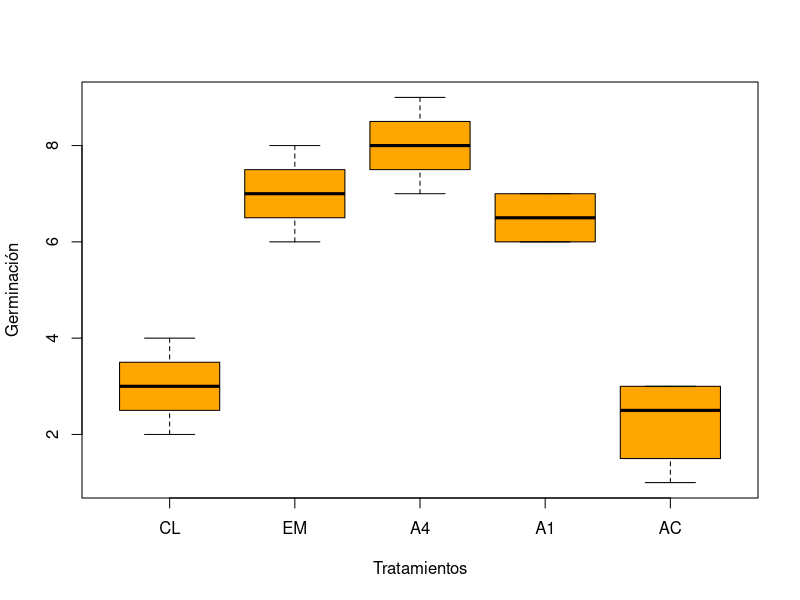
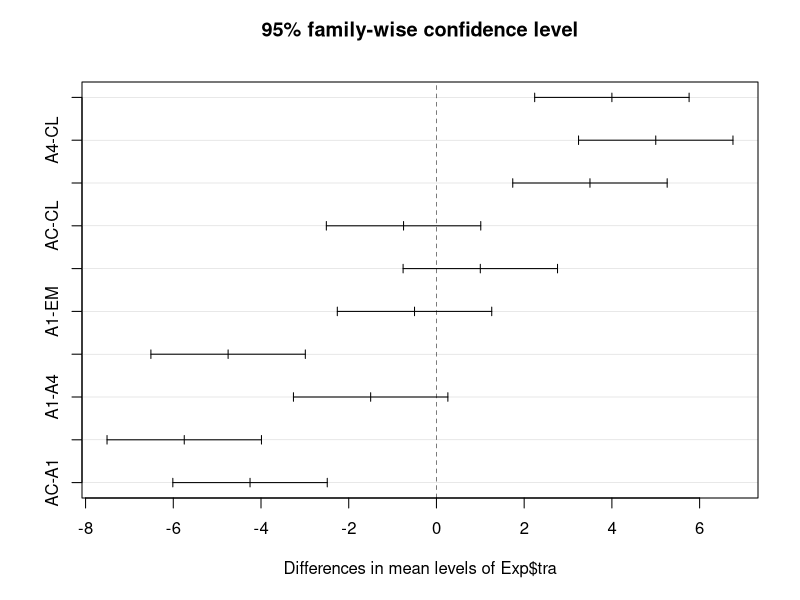

Write R code to recreate these figures, in order.
## Esteban Motel Guzmán 
## 08 / 05 / 2024
## 1930302


# Ingresar datos ----------------------------------------------------------

## Ingresar datos del Diseño Aleatorio (DA)
#    5 tratamientos germinativos 
#    4 repecticiones cada tratamiento

ger <- c(3,3,4,2,7,8,7,6,8,9,8,7,6,7,7,6,3,2,1,3)

#CL: Control
#EM: Escarificacion mecanica
#A4: Agua T. ambiente (4hrs)
#A1: Agua caliente (1 min)
#AC: Acido clorhidrico (10 s)

tra <- gl(5, 4, 20, labels= c("CL","EM", "A4", "A1", "AC"))

Exp <- data.frame(tra, ger)

boxplot(Exp$ger~Exp$tra,
        col = "orange",
        xlab = "Tratamientos",
        ylab = "Germinación")

# Revisa la normalidad
shapiro.test(Exp$ger)

# Revisa la igualdad de varianzas
bartlett.test(Exp$ger,Exp$tra)

med.tra <- tapply(Exp$ger, Exp$tra, mean)
var.tra <- tapply(Exp$ger,Exp$tra, var)

# Media general
MG <- mean(Exp$ger)

# Suma de cuadrados
SC <- (Exp$ger - MG)^2

# Suma de cuadrados del experimento (SCTotal)
SCTotal <- sum(SC)

# Suma de cuadrados del tramiento (SCTra)
SCTra <- sum((med.tra - MG)^2 * 4)

# Suma de cuadrados del error (SCError)
SCError <- SCTotal - SCTra

# ANOVA usando function aov
ANExp <- aov(Exp$ger ~ Exp$tra)
summary(ANExp)

# Debido a las diferencias entre los tratamientos se aplicara la prueba de Tukey
TukeyHSD(ANExp)

plot(TukeyHSD(ANExp))
